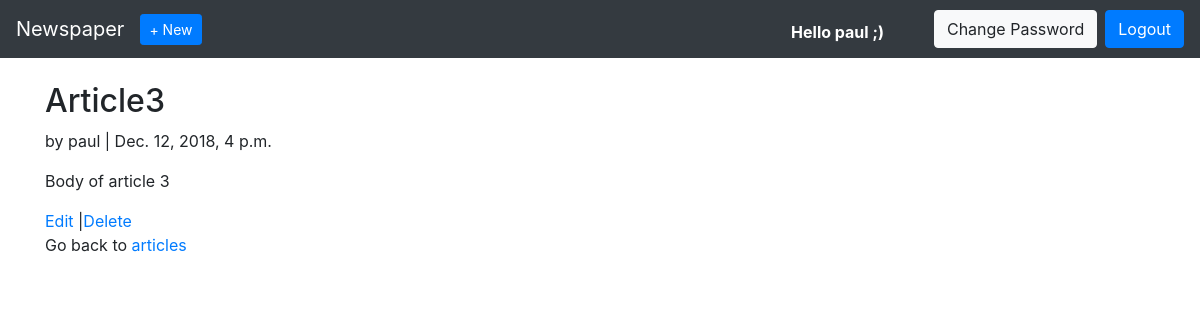
The page /articles/3/ (signed in) on the database as committed earlier.
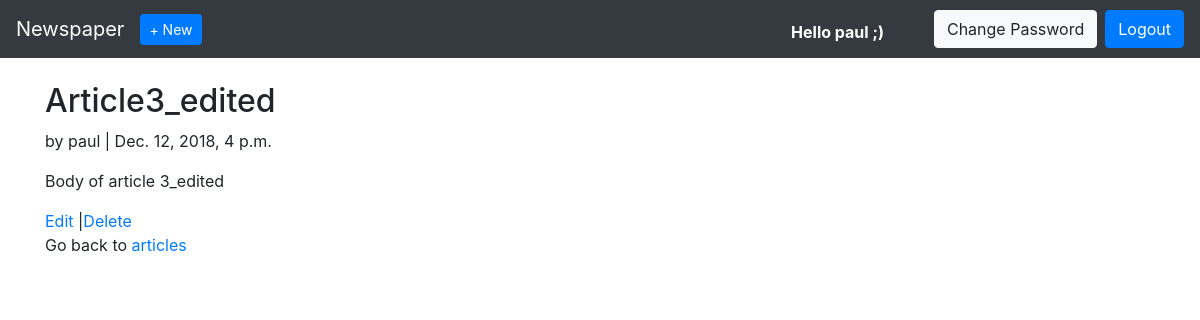
The same page on the database as committed later.
### articles/models.py (models this page shows, shortened)
class Article(models.Model):
	title=models.CharField(max_length=255)
	body=models.TextField()
	date=models.DateTimeField(auto_now_add=True)
	author=models.ForeignKey(
		get_user_model(),
		on_delete=models.CASCADE,
		)

### users/models.py (models this page shows)
class CustomUser(AbstractUser):
	age=models.PositiveIntegerField(null=True,blank=True)

### articles/views.py (the view)
# urls.py: path('<int:pk>/',ArticleDetailView.as_view(),name='article_detail'),
class ArticleDetailView(LoginRequiredMixin,DetailView):
	model=Article
	template_name='article_detail.html'
	login_url='login'

### templates/article_detail.html
{% extends 'base.html' %}
{% block content %}
<div class="article-entry">
	<h2>{{ object.title }}</h2>
	<p>by {{object.author}} | {{ object.date }}</p>
	<p>{{object.body}}</p>
</div>
<p> <a href="{% url 'article_edit' article.pk %}">Edit</a>
	|<a href="{% url 'article_delete' article.pk %}">Delete</a>
	<br>Go back to <a href="{% url 'article_list' %}">articles</a>
</p>
{% endblock content %}

Rows that differ between the two databases and show on the page:
changed Article "paul": title "Article3" → "Article3_edited"; body "Body of article 3" → "Body of article 3_edited"
